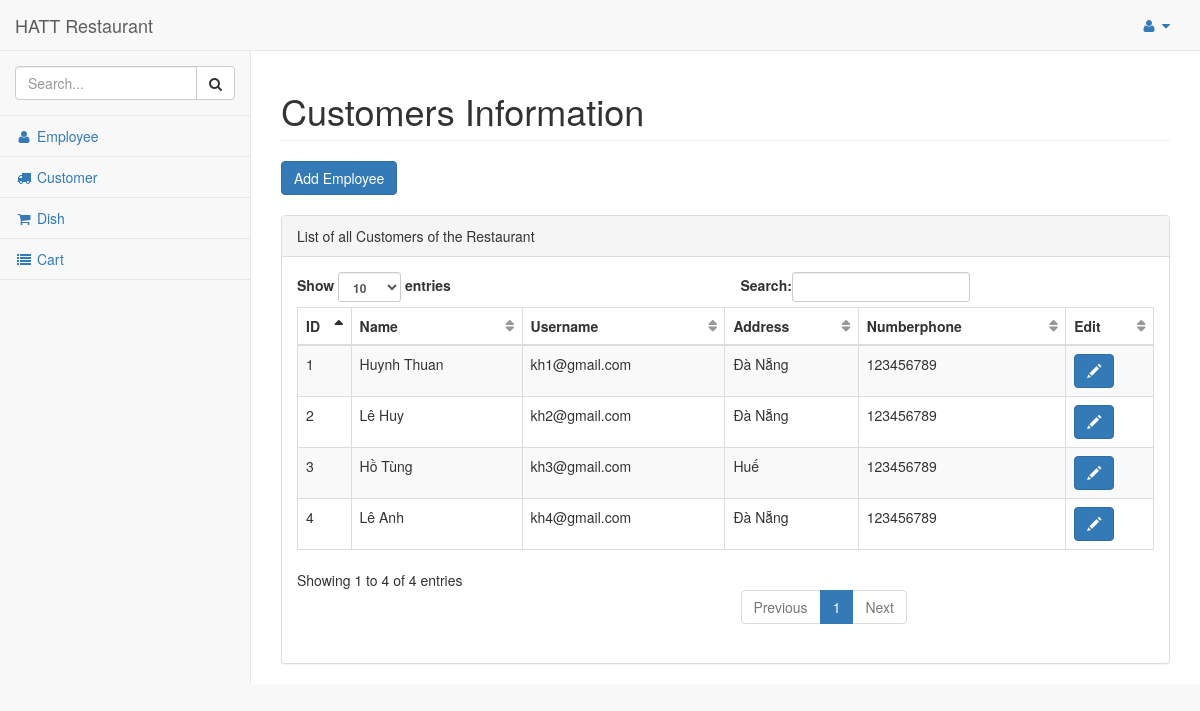
Screenshot of /dashboard/customer_list/ with the database file from the repository.
### res/models.py (models this page shows, shortened)
class Customer(models.Model):
    customer = models.ForeignKey(User, on_delete=models.CASCADE)
    address = models.TextField()
    number_phone = models.TextField(max_length=10)
    username = User.username
    password = User.password

### res/views.py (the view)
# urls.py: re_path(r'^dashboard/customer_list/$',customer_list, name='customer_list'),
def customer_list(request):
    customers = Customer.objects.all()
    for customer in customers:
        user = User.objects.get(id=customer.customer_id)
        customer.username = user.username
        customer.name = user.first_name + ' ' + user.last_name
    return render(request, 'admin/customer.html', {'customers': customers})

### templates/admin/customer.html (shortened to what this page needs)
{% load static %}
{% include "includes/base.html" %}
{% include "includes/navbarheader.html" %}
{% include "includes/navtop.html"%}
{% include "includes/sidemenu.html" %}
</nav>
<div id="page-wrapper">
    <div class="row">
        <div class="col-lg-12">
            <h1 class="page-header">Customers Information</h1>
            <button type="button" class="btn btn-primary" data-toggle="modal" data-target="#adddish">
                Add Employee
            </button>
            <br><br>
        </div>
    </div>
    <div class="row">
        <div class="col-lg-12">
            <div class="panel panel-default">
                <div class="panel-heading">
                    List of all Customers of the Restaurant
                </div>
                <div class="panel-body">
                    <table width="100%" class="table table-striped table-bordered table-hover" id="dataTables-example">
                        <thead>
                            <tr>
                                <th>ID</th>
                                <th>Name</th>
                                <th>Username</th>
                                <th>Address</th>
                                <th>Numberphone</th>
                                <th>Edit</th>
                            </tr>
                        </thead>
                        <tbody>
                            {% for customer in customers %}
                            <tr>
                                <td>{{customer.id}}</td>
                                <td>{{customer.name}}</td>
                                <td>{{customer.username}}</td>
                                <td>{{customer.address}}</td>
                                <td>{{customer.number_phone}}</td>
                                <td>
                                    <button type="button" class="btn btn-primary" data-toggle="modal" data-target="#myModal" title="Mở cửa sổ sửa đổi">
                                        <span class="glyphicon glyphicon-pencil" aria-hidden="true"></span>
                                    </button>
                                </td>
                            </tr>
                            {% endfor %}
                        </tbody>
                    </table>
                </div>
            </div>
        </div>
    </div>
</div>
</div>
</body>
</html>

### rows the page displays
Customer: id "1", name "Huynh Thuan", username "kh1@gmail.com", address "Đà Nẵng", number_phone "123456789"
Customer: id "2", name "Lê Huy", username "kh2@gmail.com", address "Đà Nẵng", number_phone "123456789"
Customer: id "3", name "Hồ Tùng", username "kh3@gmail.com", address "Huế", number_phone "123456789"
Customer: id "4", name "Lê Anh", username "kh4@gmail.com", address "Đà Nẵng", number_phone "123456789"
